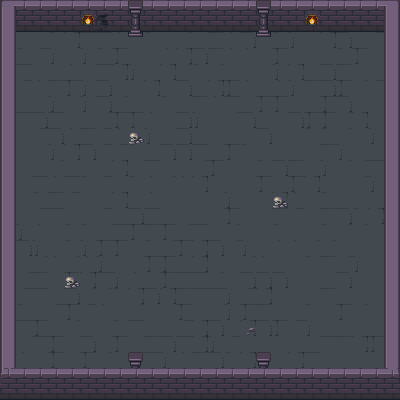

Below is a game level as drawn by its tile map, then a one-line description and the .tmx file that defines it, in full:
An orthogonal 25x25 tile map with 16x16 px tiles, 3 tile layers (sol, wall, décoration), 2 tilesets.

<map version="1.5" tiledversion="1.7.2" orientation="orthogonal" renderorder="right-down" width="25" height="25" tilewidth="16" tileheight="16" infinite="0" nextlayerid="5" nextobjectid="1">
 <tileset firstgid="1" source="dungeon.tsx" />
 <tileset firstgid="101" source="dungeon4.tsx" />
 <layer id="2" name="sol" width="25" height="25">
  <data encoding="csv">
351,352,376,352,327,374,327,375,304,304,377,351,304,376,352,377,350,326,305,327,375,326,302,304,329,
352,374,351,305,350,326,375,351,326,353,375,377,329,305,375,302,329,302,303,352,304,350,353,350,326,
351,350,329,304,352,327,327,302,305,304,375,326,351,353,302,377,302,304,328,375,352,377,375,376,329,
374,304,376,328,374,328,304,303,305,374,302,352,377,353,302,302,351,303,374,351,305,304,303,350,327,
376,327,350,350,302,351,327,352,328,350,352,326,304,326,329,329,350,328,352,329,377,353,375,351,326,
375,376,302,353,303,328,377,374,374,352,374,377,374,352,303,302,374,302,328,353,377,303,326,376,303,
352,375,350,328,305,328,377,326,351,350,304,374,353,302,327,351,303,303,374,350,303,377,350,305,328,
350,327,377,327,374,305,326,303,303,302,351,377,328,375,326,377,374,329,377,303,303,326,352,350,305,
326,329,376,377,302,353,376,302,375,328,374,377,305,351,375,329,377,329,329,304,304,326,375,328,302,
350,329,350,328,352,377,376,376,304,305,377,377,327,329,303,304,351,350,350,329,353,328,374,375,376,
376,351,350,326,350,351,374,352,375,327,374,329,326,303,329,305,304,377,353,305,328,326,326,327,376,
304,305,327,302,327,304,376,374,304,302,326,302,352,305,375,351,303,351,303,352,305,374,326,328,326,
374,351,304,353,376,351,374,352,305,302,374,374,374,350,328,329,375,352,302,351,304,350,351,351,305,
304,350,376,327,351,351,376,350,377,327,374,329,375,305,303,350,329,353,376,374,353,377,304,352,377,
302,328,302,305,304,304,329,327,303,353,303,326,327,375,326,305,305,304,375,350,304,326,326,350,305,
377,377,328,375,304,328,303,303,374,304,326,303,352,377,326,328,350,302,302,326,326,305,351,351,302,
329,351,326,302,326,302,328,329,329,303,303,329,352,350,329,326,302,374,351,304,353,326,328,375,375,
375,326,353,374,303,352,327,328,302,305,303,327,327,326,350,377,377,377,375,351,375,377,374,351,353,
374,376,327,374,377,326,326,304,352,377,352,353,327,327,328,376,352,375,375,351,353,305,374,375,350,
302,304,374,376,303,376,302,350,326,351,305,303,374,329,328,303,353,375,375,304,350,303,326,305,351,
326,327,303,351,326,351,305,304,327,305,305,376,352,377,329,352,377,303,376,328,351,375,374,375,352,
374,350,327,303,350,377,329,303,351,353,377,327,352,328,376,329,350,351,351,350,327,353,352,303,376,
376,302,329,303,350,303,326,329,376,327,328,302,353,377,304,352,374,305,352,327,374,374,351,375,302,
303,329,350,328,303,329,304,326,374,327,329,375,376,326,327,304,326,376,303,326,304,303,326,376,375,
328,303,351,374,326,375,304,375,304,374,302,375,377,302,304,305,326,305,352,302,329,328,374,375,326
</data>
 </layer>
 <layer id="1" name="wall" width="25" height="25">
  <data encoding="csv">
103,104,104,104,104,104,104,104,104,104,104,104,104,104,104,104,104,104,104,104,104,104,104,104,105,
127,128,128,128,128,128,128,128,128,128,128,128,128,128,128,128,128,128,128,128,128,128,128,128,127,
127,0,0,0,0,0,0,0,0,0,0,0,0,0,0,0,0,0,0,0,0,0,0,0,127,
127,0,0,0,0,0,0,0,0,0,0,0,0,0,0,0,0,0,0,0,0,0,0,0,127,
127,0,0,0,0,0,0,0,0,0,0,0,0,0,0,0,0,0,0,0,0,0,0,0,127,
127,0,0,0,0,0,0,0,0,0,0,0,0,0,0,0,0,0,0,0,0,0,0,0,127,
127,0,0,0,0,0,0,0,0,0,0,0,0,0,0,0,0,0,0,0,0,0,0,0,127,
127,0,0,0,0,0,0,0,0,0,0,0,0,0,0,0,0,0,0,0,0,0,0,0,127,
127,0,0,0,0,0,0,0,0,0,0,0,0,0,0,0,0,0,0,0,0,0,0,0,127,
127,0,0,0,0,0,0,0,0,0,0,0,0,0,0,0,0,0,0,0,0,0,0,0,127,
127,0,0,0,0,0,0,0,0,0,0,0,0,0,0,0,0,0,0,0,0,0,0,0,127,
127,0,0,0,0,0,0,0,0,0,0,0,0,0,0,0,0,0,0,0,0,0,0,0,127,
127,0,0,0,0,0,0,0,0,0,0,0,0,0,0,0,0,0,0,0,0,0,0,0,127,
127,0,0,0,0,0,0,0,0,0,0,0,0,0,0,0,0,0,0,0,0,0,0,0,127,
127,0,0,0,0,0,0,0,0,0,0,0,0,0,0,0,0,0,0,0,0,0,0,0,127,
127,0,0,0,0,0,0,0,0,0,0,0,0,0,0,0,0,0,0,0,0,0,0,0,127,
127,0,0,0,0,0,0,0,0,0,0,0,0,0,0,0,0,0,0,0,0,0,0,0,127,
127,0,0,0,0,0,0,0,0,0,0,0,0,0,0,0,0,0,0,0,0,0,0,0,127,
127,0,0,0,0,0,0,0,0,0,0,0,0,0,0,0,0,0,0,0,0,0,0,0,127,
127,0,0,0,0,0,0,0,0,0,0,0,0,0,0,0,0,0,0,0,0,0,0,0,127,
127,0,0,0,0,0,0,0,0,0,0,0,0,0,0,0,0,0,0,0,0,0,0,0,127,
127,0,0,0,0,0,0,0,0,0,0,0,0,0,0,0,0,0,0,0,0,0,0,0,127,
127,0,0,0,0,0,0,0,0,0,0,0,0,0,0,0,0,0,0,0,0,0,0,0,127,
151,104,104,104,104,104,104,104,104,104,104,104,104,104,104,104,104,104,104,104,104,104,104,104,129,
128,128,128,128,128,128,128,128,128,128,128,128,128,128,128,128,128,128,128,128,128,128,128,128,128
</data>
 </layer>
 <layer id="4" name="décoration" width="25" height="25">
  <data encoding="csv">
0,0,0,0,0,181,175,0,121,0,0,0,0,0,0,0,121,0,0,181,0,0,0,0,0,
0,0,0,0,0,205,199,0,145,0,0,0,0,0,0,0,145,0,0,205,0,0,0,0,0,
0,0,0,0,0,0,0,0,169,0,0,0,0,0,0,0,169,0,0,0,0,0,0,0,0,
0,0,0,0,0,0,0,0,0,0,0,0,0,0,0,0,0,0,0,0,0,0,0,0,0,
0,0,0,0,0,0,0,0,0,0,0,0,0,0,0,0,0,0,0,0,0,0,0,0,0,
0,0,0,0,0,0,0,0,0,0,0,0,0,0,0,0,0,0,0,0,0,0,0,0,0,
0,0,0,0,0,0,0,0,0,0,0,0,0,0,0,0,0,0,0,0,0,0,0,0,0,
0,0,0,0,0,0,0,0,0,0,0,0,0,0,0,0,0,0,0,0,0,0,0,0,0,
0,0,0,0,0,0,0,0,212,0,0,0,0,0,0,0,0,0,0,0,0,0,0,0,0,
0,0,0,0,0,0,0,0,0,0,0,0,0,0,0,0,0,0,0,0,0,0,0,0,0,
0,0,0,0,0,0,0,0,0,0,0,0,0,0,0,0,0,0,0,0,0,0,0,0,0,
0,0,0,0,0,0,0,0,0,0,0,0,0,0,0,0,0,0,0,0,0,0,0,0,0,
0,0,0,0,0,0,0,0,0,0,0,0,0,0,0,0,0,212,0,0,0,0,0,0,0,
0,0,0,0,0,0,0,0,0,0,0,0,0,0,0,0,0,0,0,0,0,0,0,0,0,
0,0,0,0,0,0,0,0,0,0,0,0,0,0,0,0,0,0,0,0,0,0,0,0,0,
0,0,0,0,0,0,0,0,0,0,0,0,0,0,0,0,0,0,0,0,0,0,0,0,0,
0,0,0,0,0,0,0,0,0,0,0,0,0,0,0,0,0,0,0,0,0,0,0,0,0,
0,0,0,0,212,0,0,0,0,0,0,0,0,0,0,0,0,0,0,0,0,0,0,0,0,
0,0,0,0,0,0,0,0,0,0,0,0,0,0,0,0,0,0,0,0,0,0,0,0,0,
0,0,0,0,0,0,0,0,0,0,0,0,0,0,0,0,0,0,0,0,0,0,0,0,0,
0,0,0,0,0,0,0,0,0,0,0,0,0,0,0,324,0,0,0,0,0,0,0,0,0,
0,0,0,0,0,0,0,0,0,0,0,0,0,0,0,0,0,0,0,0,0,0,0,0,0,
0,0,0,0,0,0,0,0,121,0,0,0,0,0,0,0,121,0,0,0,0,0,0,0,0,
0,0,0,0,0,0,0,0,0,0,0,0,0,0,0,0,0,0,0,0,0,0,0,0,0,
0,0,0,0,0,0,0,0,0,0,0,0,0,0,0,0,0,0,0,0,0,0,0,0,0
</data>
 </layer>
</map>
